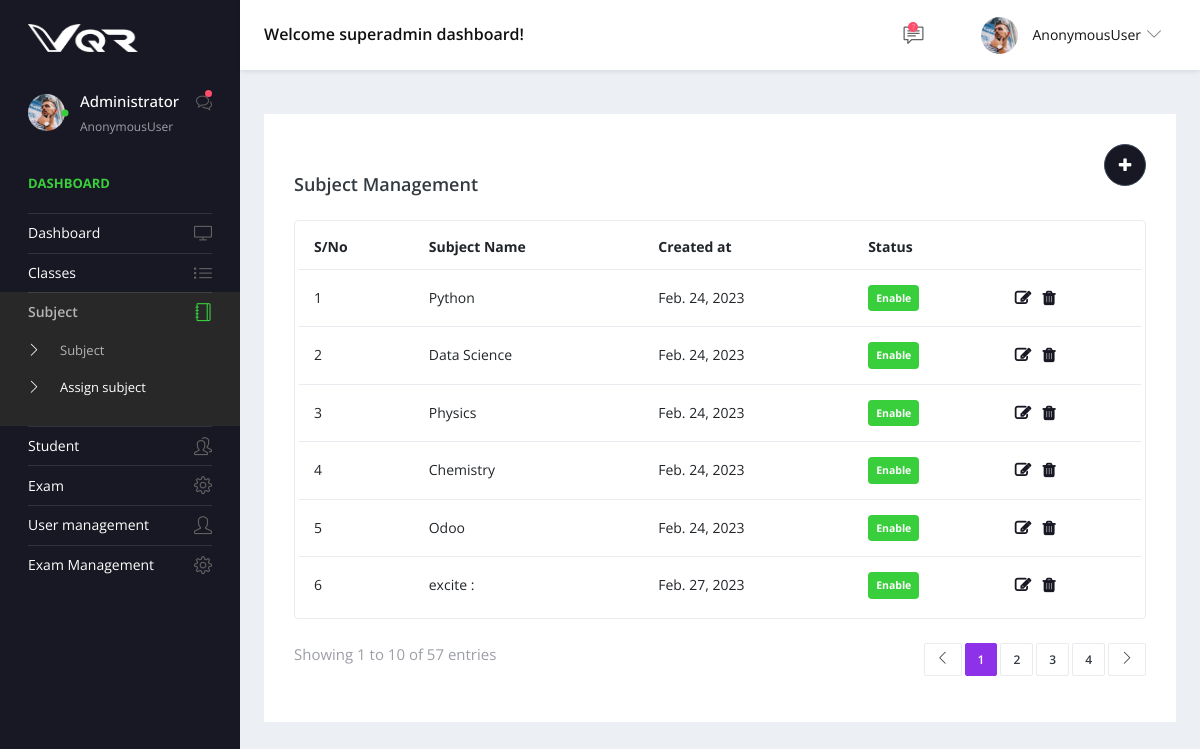
The page /subject_url on the database its author committed.
### app/models.py (models this page shows)
class common_table(models.Model):
    created_by = models.ForeignKey(User, related_name="%(app_label)s_%(class)s_ownership",on_delete=models.CASCADE,null=True)
    created_dt = models.DateField(auto_now=True)
    updated_by =  models.ForeignKey(User, related_name="%(app_label)s_%(class)s_ownership1",on_delete=models.CASCADE,null=True)
    updated_dt = models.DateField(null=True)
    created_tm = models.TimeField(auto_now=True)
    updated_tm = models.TimeField(null=True)
    status = models.CharField(max_length=10, null=True)
    class Meta:
        abstract = True

class Subject_master(common_table):
    name = models.CharField(max_length=25,null=True)

### app/views.py (the view)
# urls.py: path('subject_url',views.subject,name='subject_url'),
def subject(request):
    data = Subject_master.objects.all()
    context = {
        'data':data
    }
    return render(request,'subject.html',context)

### app/templates/subject.html (shortened to what this page needs)
{% extends 'base.html' %}
{% block content %}
<div class="content-wrapper">
    <div class="row">
      <div class="col-md-12 grid-margin stretch-card">
        <div class="card">
          <div class="card-body">
            <a href="{% url 'create_subject' %}">
            <button style=" float: right;background: #181824;" type="button" class="btn btn-dark btn-rounded btn-icon">
                <i class="fa fa-plus m-1"></i>
              </button>
          </a>
            <br>
            <div class="d-sm-flex align-items-center mb-4">
              <h4 class="card-title mb-sm-0 mt-2">Subject Management</h4>
            </div>
            <div class="table-responsive border rounded p-1">
              <table class="table">
                <thead>
                  <tr>
                    <th class="font-weight-bold"> S/No</th>
                    <th class="font-weight-bold">Subject Name</th>
                    <th class="font-weight-bold">Created at</th>
                    <th class="font-weight-bold">Status</th>
                    <th>
                    </th>
                  </tr>
                </thead>
                <tbody>
                  {% for i in data %}
                  <tr>
                    <td>{{forloop.counter}}</td>
                    <td>
                     {{i.name}}
                    </td>
                    <td>{{i.created_dt}}</td>
                    <td>
                      <div class="badge badge-success p-2">Enable</div>
                    </td>
                    <td>
                        <a href=""> <i style="color: #181824;
                            font-weight: bold;
                            font-size: 16px;" class="fa fa-edit"></i></a>
                        <a href="" class="m-2"> <i style="color: #181824;
                            font-weight: bold;
                            font-size: 16px;" class="fa fa-trash"></i></a>
                    </td>
                  </tr>
                  {% endfor %}
                </tbody>
              </table>
            </div>
            <div class="d-flex mt-4 flex-wrap">
              <p class="text-muted">Showing 1 to 10 of 57 entries</p>
              <nav class="ml-auto">
                <ul class="pagination separated pagination-info">
                  <li class="page-item"><a href="#" class="page-link"><i class="icon-arrow-left"></i></a></li>
                  <li class="page-item active"><a href="#" class="page-link">1</a></li>
                  <li class="page-item"><a href="#" class="page-link">2</a></li>
                  <li class="page-item"><a href="#" class="page-link">3</a></li>
                  <li class="page-item"><a href="#" class="page-link">4</a></li>
                  <li class="page-item"><a href="#" class="page-link"><i class="icon-arrow-right"></i></a></li>
                </ul>
              </nav>
            </div>
          </div>
        </div>
      </div>
    </div>
  </div>
{% endblock %}

### rows shown on the page
Subject_master: name "Python", created_dt "Feb. 24, 2023"
Subject_master: name "Data Science", created_dt "Feb. 24, 2023"
Subject_master: name "Physics", created_dt "Feb. 24, 2023"
Subject_master: name "Chemistry", created_dt "Feb. 24, 2023"
Subject_master: name "Odoo", created_dt "Feb. 24, 2023"
Subject_master: name "excite :", created_dt "Feb. 27, 2023"

### other values the page prints
{{ request.user }} "AnonymousUser"
